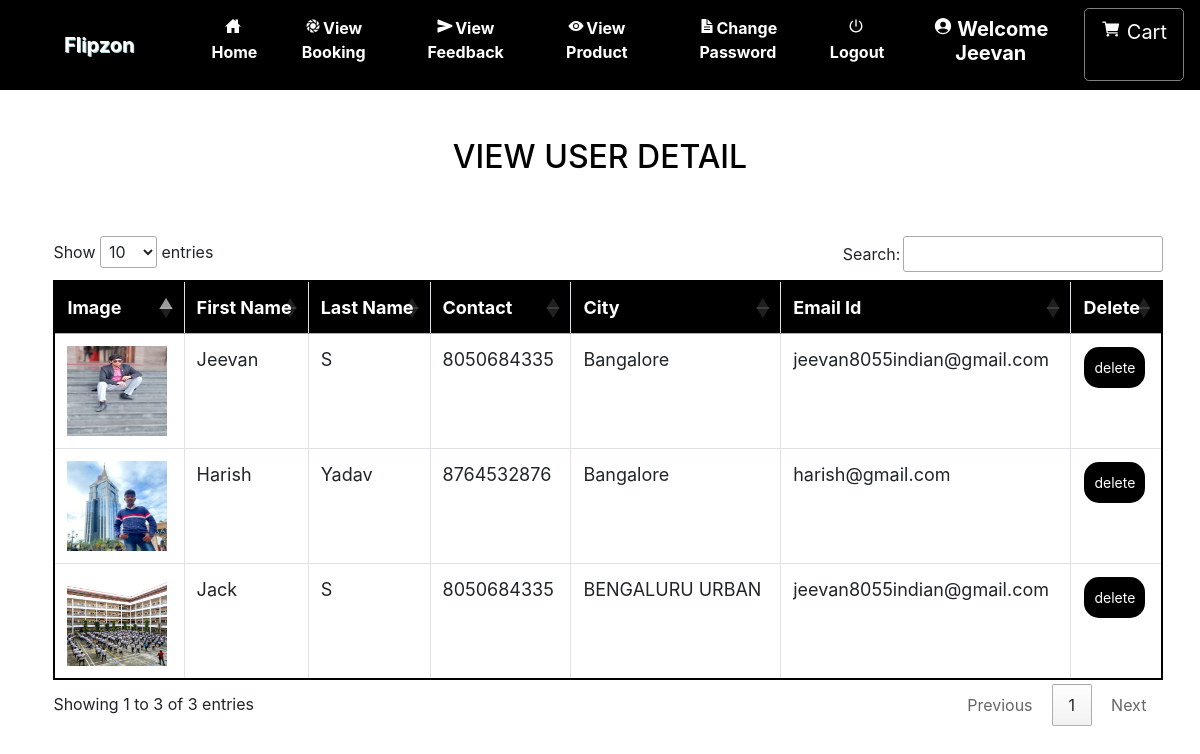
/view_user (signed in), run on the app's committed database.
### grocery/models.py (models this page shows, shortened)
class Profile(models.Model):
    user = models.ForeignKey(User, on_delete=models.CASCADE, null=True)
    dob = models.DateField(null=True)
    city = models.CharField(max_length=30, null=True)
    address = models.CharField(max_length=50, null=True)
    contact = models.CharField(max_length=10, null=True)
    image = models.FileField(null=True)

### grocery/views.py (the view)
# urls.py: path('view_user',View_user,name="view_user"),
def View_user(request):
    if not request.user.is_authenticated:
        return redirect('login_admin')
    pro = Profile.objects.all()
    d = {'user':pro}
    return render(request,'view_user.html',d)

### grocery/templates/view_user.html (shortened to what this page needs)
{% extends 'navigation.html' %}
{% load static %}
{% block body %}
<center><h2 style="color:black;margin-top:4%">VIEW USER DETAIL</h2></center>
<div  class="container-fluid">
    <center>
    <div class="container">
        <table class="table table-bordered" id="myTable">
  <thead>
  <tr>
    <th>Image</th>
    <th>First Name</th>
    <th>Last Name</th>
      <th>Contact</th>
      <th>City</th>
    <th>Email Id</th>
    <th>Delete</th>
  </tr>
  </thead>
   <tbody>
    {% for i in user %}
  <tr>
    <td><img src="{{i.image.url}}" style="width:100px;height:90px"></td>
    <td>{{i.user.first_name}}</td>
    <td>{{i.user.last_name}}</td>
      <td>{{i.contact}}</td>
      <td>{{i.city}}</td>
      <td>{{i.user.email}}</td>
    <td><a href="{% url 'delete_user' i.user.id %}" onclick="return confirm('Are you sure?')"><button class="button button1">delete</button></a></td>
  </tr>
    {% endfor %}
    </tbody>
</table>
 </div></center>
</div>
{% endblock %}

### grocery/templates/navigation.html (shortened to what this page needs)
<!DOCTYPE html>
<html lang="en">
<head>
    {% load static %}
     <link rel="stylesheet" href="https://maxcdn.bootstrapcdn.com/bootstrap/4.0.0/css/bootstrap.min.css">
  <link rel = stylesheet href = "//cdn.datatables.net/1.10.19/css/jquery.dataTables.min.css">
<link rel="stylesheet" href="https://cdnjs.cloudflare.com/ajax/libs/font-awesome/4.7.0/css/font-awesome.min.css">
</head>
<body style="background-color:white">
<nav class="navbar navbar-expand-sm" style = "background-color : black ; border-bottom:1px solid black">
  <a class="navbar-brand pl-5" href="#" style="color:white; font-weight : bold">Flipzon</a>
<div class="collapse navbar-collapse" id="collapsibleNavbar">
  <ul class="navbar-nav pl-5 text-center">
    {% if request.user.username %}
    {% if not request.user.is_staff %}
    <li class="nav-item">
      <a class="nav-link" href="{% url 'home' %}" style="color:white"><ion-icon style="margin-right:2px" name="home-sharp"></ion-icon>Home</a>
    </li>
    <li class="nav-item">
      <a class="nav-link" href="{% url 'view_booking' %}" style="color:white"><ion-icon style="margin-right:2px" name="aperture"></ion-icon>View Booking</a>
    </li>
    <li class="nav-item">
      <a class="nav-link" href="{% url 'send_feedback' request.user.id %}" style="color:white"><ion-icon style="margin-right:2px" name="send"></ion-icon>View Feedback</a>
    </li>
    <li class="nav-item">
      <a class="nav-link" href="{% url 'view_product' 0 %}" style="color:white"><ion-icon style="margin-right:2px" name="eye"></ion-icon>View Product</a>
    </li>
    <li class="nav-item">
      <a class="nav-link" href="{% url 'change_password' %}" style="color:white"><ion-icon style="margin-right:2px" name="document-text-sharp"></ion-icon>Change Password</a>
    </li>
    {% endif %}
    {% endif %}
    {% if request.user.is_authenticated %}
    <a class="nav-link" href="{% url 'logout' %}" style="color:white"><ion-icon style="margin-right:2px" name="power-sharp"></ion-icon>Logout</a>
    {% if not request.user.is_staff %}
    <li class="nav-item">
      <a href="{% url 'profile' %}"><h5 class="nav-link" style="color:white"><ion-icon style="margin-right:4px;color:white" name="person-circle-sharp"></ion-icon>Welcome {{request.user.username}}</h5>
      </a></li>
    {% else %}
    <li class="nav-item">
      <h5  class="nav-link" style="color:black"><ion-icon style="margin-right:4px;color:black" name="person-circle-sharp"></ion-icon>Welcome {{request.user.username}}</h5>
    </li>
    {% endif %}
    {% endif %}
    {% if not request.user.is_staff %}
    {% if request.user.username %}
      <a href="{% url 'cart' %}" style="border:1px solid gray" class="btn btn-default btn-lg text-dark text-capitalize">
        <ion-icon style="color:white;margin-top:2%" name="cart"></ion-icon><span style="margin-left:6px;margin-top:2%;color:white">Cart</span></a></center>
{% endif %}
    {% endif %}
    </ul>
</div>
</nav>
{% block body %}
{% endblock %}
</body></html>

### grocery/templates/navigation.html (style rules this page uses)
* { box-sizing: border-box; }
#myTable { border-collapse: collapse; width: 100%; border: 2px solid black; font-size: 18px; }
#myTable th { text-align: left; padding: 12px; background-color: black; color: white; }
#myTable td { text-align: left; padding: 12px; background-color: white; }
#myTable tr { border-bottom: 1px solid black; }
.button { background-color: black; border: none; color: white; padding: 10px; text-align: center; text-decoration: none; display: inline-block; font-size: 14px; margin: 1px 1px; cursor: pointer; }
.button1 { border-radius: 15px; }
.nav-link { font-weight:bold; }
.navbar-brand { text-shadow: 1px 1px lightblue; }

### grocery/templates/view_user.html (style rules this page uses)
.container { border-radius:6px; margin:2%; }
.container-fluid { margin-top:5%; }

### data on the page
Profile: image (picture), user.first_name "Jeevan", user.last_name "S", contact "8050684335", city "Bangalore", user.email "jeevan8055indian@gmail.com"
Profile: image (picture), user.first_name "Harish", user.last_name "Yadav", contact "8764532876", city "Bangalore", user.email "harish@gmail.com"
Profile: image (picture), user.first_name "Jack", user.last_name "S", contact "8050684335", city "BENGALURU URBAN", user.email "jeevan8055indian@gmail.com"

### other printed values
{{ request.user.username }} "Jeevan"
